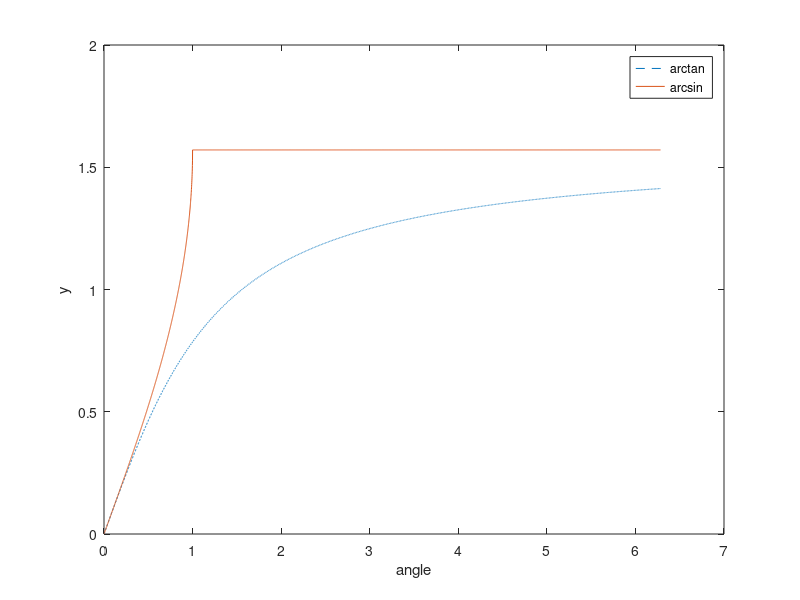

Write MATLAB code to recreate this figure.
x = 0:0.001:2*pi	% vector x going from 0 to 2*pi with increment of 0.001 ,the input range of values 
y = atan(x)         % vector y is atang(x) 

figure
plot(x, y, '--')
hold on
% keep the current figure available for more plotting 
plot(x, asin(x))  
xlabel('angle')
ylabel('y') 
legend('arctan', 'arcsin')
